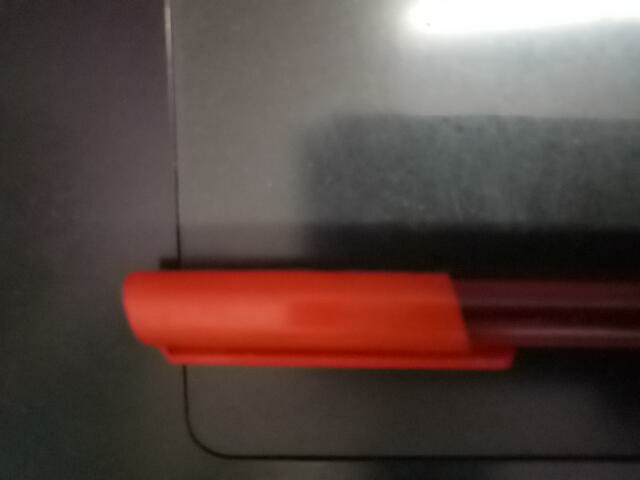
#> input picture python projects/opencv/images/pen.jpg, 640 x 480 px, given in place of the camera
$ python pen_draw.py
#> lines starting #> are read from the running program, lines starting #| are printed output that depends on the picture; after the words box and inside, x2 and y2 are one past the last pixel; in counts of white or black regions, pixels touching at a corner belong together
### python projects/opencv/my_lib.py
import cv2


class All:
    def __init__(self):
        pass

    def nothing(n ,a):
        pass

    def create_trackbars(self):
        cv2.namedWindow("trackbars")
        cv2.resizeWindow("trackbars", 640, 480)
        cv2.createTrackbar("H_Hue", "trackbars", 255, 255, self.nothing)
        cv2.createTrackbar("L_Hue", "trackbars", 0, 255, self.nothing)
#> slider 'L_Hue' is set to 51
        cv2.createTrackbar("H_Sat", "trackbars", 255, 255, self.nothing)
        cv2.createTrackbar("L_Sat", "trackbars", 0, 255, self.nothing)
#> slider 'L_Sat' is set to 51
        cv2.createTrackbar("H_Val", "trackbars", 255, 255, self.nothing)
        cv2.createTrackbar("L_Val", "trackbars", 0, 255, self.nothing)
#> slider 'L_Val' is set to 51

    @staticmethod
    def return_trackbar_data():
        hh = cv2.getTrackbarPos("H_Hue", "trackbars")
        lh = cv2.getTrackbarPos("L_Hue", "trackbars")
        hs = cv2.getTrackbarPos("H_Sat", "trackbars")
        ls = cv2.getTrackbarPos("L_Sat", "trackbars")
        hv = cv2.getTrackbarPos("H_Val", "trackbars")
        lv = cv2.getTrackbarPos("L_Val", "trackbars")
        return hh, lh, hs, ls, hv, lv

### python projects/opencv/pen_draw.py
import cv2
import my_lib
import numpy as np

red_colour_h = np.array([186, 207, 251])
red_colour_l = np.array([0, 101, 137])

lib = my_lib.All()

cam = cv2.VideoCapture(1)

lib.create_trackbars()

while cam.isOpened():
    _, frame = cam.read()
#> frame is the input picture: shape (480, 640, 3); mean B, G, R 65.6, 70.6, 88.2
    hsv = cv2.cvtColor(frame, cv2.COLOR_BGR2HSV)
#> hsv: shape (480, 640, 3); mean H, S, V 34.1, 64.4, 89.1
    hh, lh, hs, ls, hv, lv = lib.return_trackbar_data()

    red_h = np.array([hh, hs, hv])
    red_l = np.array([lh, ls, lv])

    mask = cv2.inRange(hsv, red_l, red_h)
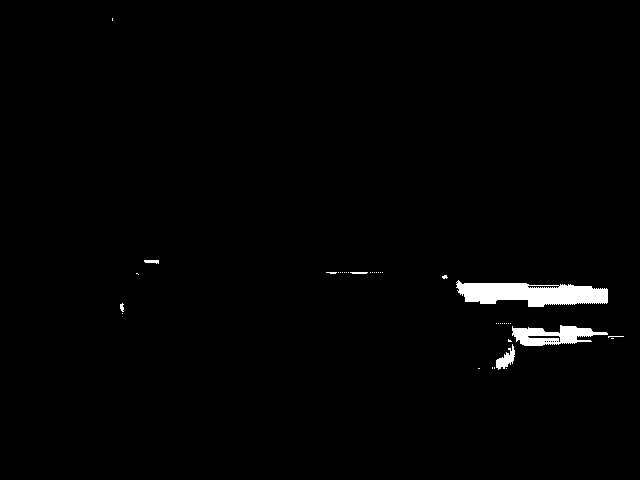
#> mask: shape (480, 640); 1.4% white; 39 white regions (33 under 20 px), largest, box (x1, y1, x2, y2) and area: (456, 280, 608, 307) 2709, (512, 325, 608, 346) 1137, (496, 344, 515, 370) 228, (144, 260, 159, 264) 46, (350, 272, 368, 274) 33, (120, 303, 124, 312) 26
    colour = cv2.bitwise_and(frame, frame, mask=mask)

    cv2.imshow("frame", frame)
    cv2.imshow("colour", colour)

    key = cv2.waitKey(1)
#> (key Esc is pressed here)
    if key == 27:
        break
cam.release()
cv2.destroyAllWindows()
